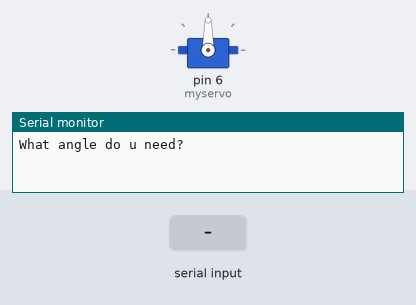
The sketch below on a simulated Arduino Uno, built with avr-gcc and run on an emulated ATmega328P. On the bench: servo, the last lines printed to the serial monitor. The test bench sets the inputs (shaded band).

Above: at 1.2 s.
1.3 s: "30,150\n" received over Serial
At 3.3 s:
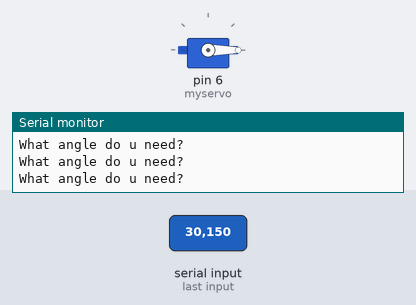
3.8 s: "90,45\n" received over Serial
At 4.4 s:
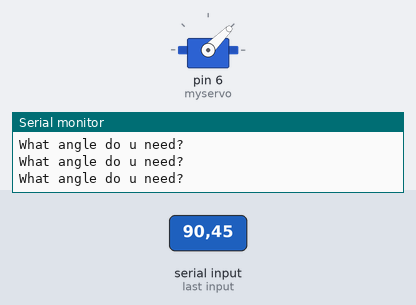
6.3 s: "200\n" received over Serial
At 7.1 s:
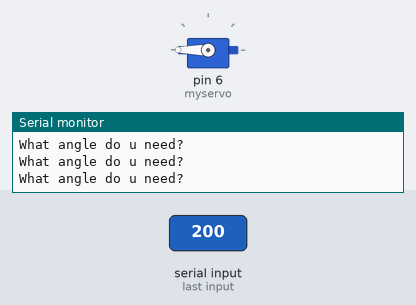
Timing chart, 0 to 9.3 s (numbered marks = the images above; inputs shaded):
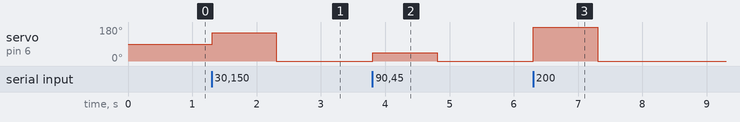

The sketch:

servo___giving_angle.ino
```cpp
#include <Servo.h>
int i;
int angle;
Servo myservo;

void setup() {
  Serial.begin(9600);
  myservo.attach(6);// put your setup code here, to run once:

}

void loop() {
  Serial.println("What angle do u need?");
  while(Serial.available()==0);{}

angle=Serial.parseInt();
   myservo.write(angle);
  // put your main code here, to run repeatedly:

}
```

Measured:
- after the input at 1.3 s, servo on pin 6 (myservo): 90° → 150° at once, → 0° 1.0 s later
- after the input at 3.8 s, servo on pin 6 (myservo): 0° → 45° at once, → 0° 1.0 s later
- after the input at 6.3 s, servo on pin 6 (myservo): 0° → 180° at once, → 0° 1.0 s later
